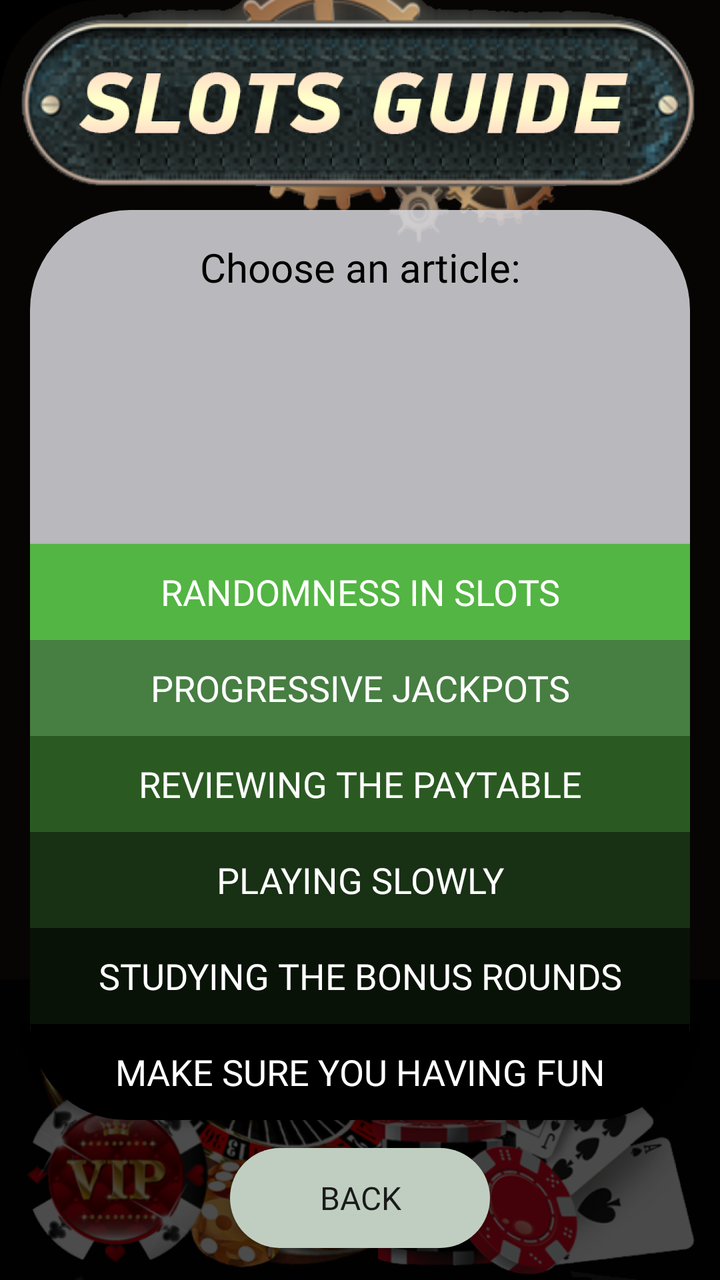
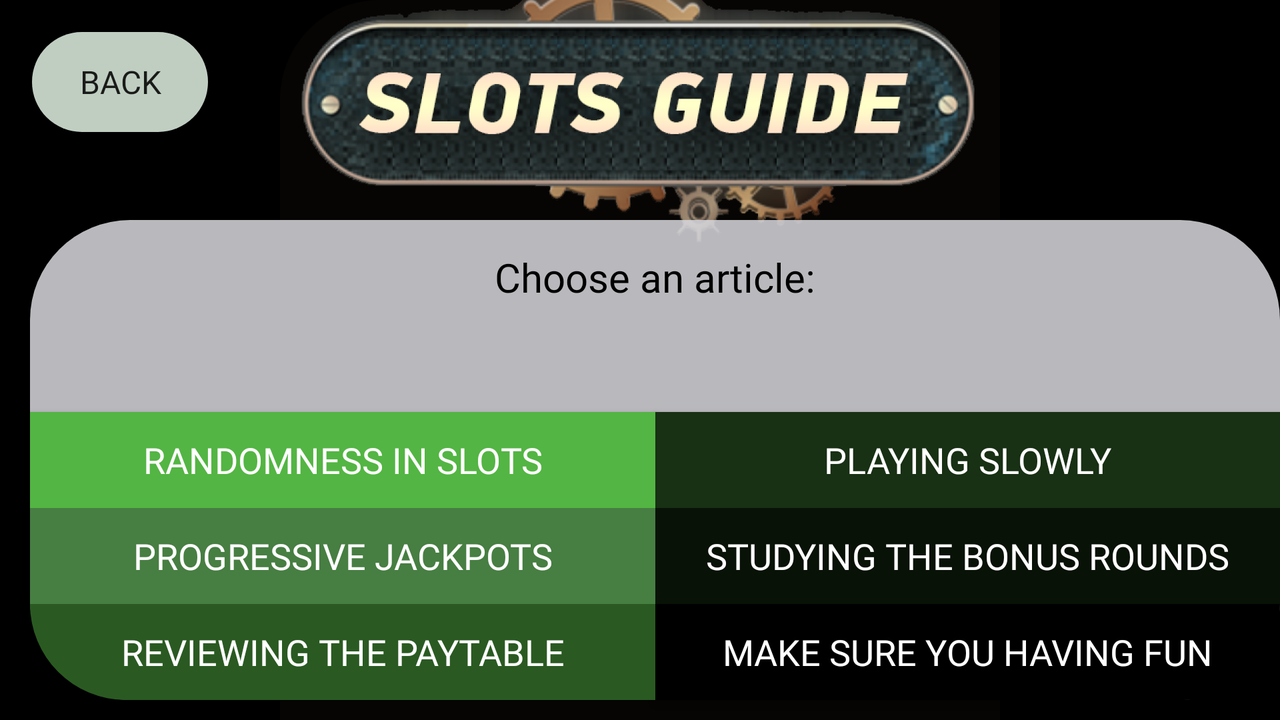

Two renders of one Android screen. The first uses the default layout on a phone; the second uses the alternative layout the repository ships for a different screen configuration, on a matching device. The two XML files are below.
<!-- AndroidManifest.xml: application theme Theme.SlotsGuide -->
<!-- res/layout/activity_main4.xml -->
<?xml version="1.0" encoding="utf-8"?>
<androidx.constraintlayout.widget.ConstraintLayout xmlns:android="http://schemas.android.com/apk/res/android"
    xmlns:app="http://schemas.android.com/apk/res-auto"
    xmlns:tools="http://schemas.android.com/tools"
    android:layout_width="match_parent"
    android:layout_height="match_parent"
    android:background="@color/black"
    tools:context=".MainActivity4">

    <ImageView
        android:id="@+id/imageView4"
        android:layout_width="wrap_content"
        android:layout_height="wrap_content"
        android:scaleType="fitStart"
        app:layout_constraintEnd_toEndOf="parent"
        app:layout_constraintStart_toStartOf="parent"
        app:layout_constraintTop_toTopOf="parent"
        app:srcCompat="@drawable/back2" />

    <ImageView
        android:id="@+id/imageView3"
        android:layout_width="wrap_content"
        android:layout_height="wrap_content"
        android:scaleType="fitEnd"
        app:layout_constraintBottom_toBottomOf="parent"
        app:layout_constraintEnd_toEndOf="parent"
        app:layout_constraintStart_toStartOf="parent"
        app:srcCompat="@drawable/back3" />

    <TextView
        android:id="@+id/textView4"
        android:layout_width="0dp"
        android:layout_height="0dp"
        android:layout_marginStart="15dp"
        android:layout_marginTop="100dp"
        android:layout_marginEnd="15dp"
        android:layout_marginBottom="80dp"
        android:background="@drawable/backgraund_text_main"
        android:fontFamily="@font/optima_b"
        android:gravity="center|top"
        android:paddingTop="15dp"
        android:text="Choose an article:"
        android:textColor="@color/black"
        android:textSize="20dp"
        app:layout_constraintBottom_toBottomOf="@+id/imageView4"
        app:layout_constraintEnd_toEndOf="@+id/imageView3"
        app:layout_constraintStart_toStartOf="@+id/imageView3"
        app:layout_constraintTop_toTopOf="@+id/imageView3" />

    <Button
        android:id="@+id/button4"
        android:layout_width="0dp"
        android:layout_height="wrap_content"
        android:background="@drawable/button_end2"
        android:fontFamily="@font/optima_b"
        android:text="Make sure you having fun"
        android:textColor="@color/white"
        android:textSize="18sp"
        app:layout_constraintBottom_toBottomOf="@+id/textView4"
        app:layout_constraintEnd_toEndOf="@+id/textView4"
        app:layout_constraintStart_toStartOf="@+id/textView4" />

    <Button
        android:id="@+id/button5"
        android:layout_width="0dp"
        android:layout_height="wrap_content"
        android:background="#091207"
        android:fontFamily="@font/optima_b"
        android:text="Studying the bonus rounds"
        android:textColor="@color/white"
        android:textSize="18sp"
        app:layout_constraintBottom_toTopOf="@+id/button4"
        app:layout_constraintEnd_toEndOf="@+id/textView4"
        app:layout_constraintStart_toStartOf="@+id/textView4" />

    <Button
        android:id="@+id/button6"
        android:layout_width="0dp"
        android:layout_height="wrap_content"
        android:background="#477E42"
        android:fontFamily="@font/optima_b"
        android:text="Progressive jackpots"
        android:textColor="@color/white"
        android:textSize="18sp"
        app:layout_constraintBottom_toTopOf="@+id/button7"
        app:layout_constraintEnd_toEndOf="@+id/textView4"
        app:layout_constraintStart_toStartOf="@+id/textView4" />

    <Button
        android:id="@+id/button7"
        android:layout_width="0dp"
        android:layout_height="wrap_content"
        android:background="#2A5A22"
        android:fontFamily="@font/optima_b"
        android:text="Reviewing the paytable"
        android:textColor="@color/white"
        android:textSize="18sp"
        app:layout_constraintBottom_toTopOf="@+id/button8"
        app:layout_constraintEnd_toEndOf="@+id/textView4"
        app:layout_constraintStart_toStartOf="@+id/textView4" />

    <Button
        android:id="@+id/button8"
        android:layout_width="0dp"
        android:layout_height="wrap_content"
        android:background="#183014"
        android:fontFamily="@font/optima_b"
        android:text="Playing slowly"
        android:textColor="@color/white"
        android:textSize="18sp"
        app:layout_constraintBottom_toTopOf="@+id/button5"
        app:layout_constraintEnd_toEndOf="@+id/textView4"
        app:layout_constraintStart_toStartOf="@+id/textView4" />

    <Button
        android:id="@+id/button9"
        android:layout_width="0dp"
        android:layout_height="wrap_content"
        android:background="#53B543"
        android:fontFamily="@font/optima_b"
        android:text="Randomness in slots"
        android:textColor="@color/white"
        android:textSize="18sp"
        app:layout_constraintBottom_toTopOf="@+id/button6"
        app:layout_constraintEnd_toEndOf="@+id/textView4"
        app:layout_constraintStart_toStartOf="@+id/textView4" />

    <Button
        android:id="@+id/button10"
        android:layout_width="0dp"
        android:layout_height="50dp"
        android:layout_marginStart="100dp"
        android:layout_marginEnd="100dp"
        android:layout_marginBottom="16dp"
        android:background="@drawable/button_back"
        android:fontFamily="@font/optima_b"
        android:text="    Back    "
        android:textSize="16dp"
        app:layout_constraintBottom_toBottomOf="parent"
        app:layout_constraintEnd_toEndOf="@+id/button4"
        app:layout_constraintStart_toStartOf="@+id/button4" />

</androidx.constraintlayout.widget.ConstraintLayout>
<!-- resources referenced by this layout -->
<resources>
  <!-- drawable back2: png bitmap (drawable, 290329 bytes) -->
  <!-- drawable back3: png bitmap (drawable, 603256 bytes) -->
  <!-- drawable backgraund_text_main (drawable) -->
  <?xml version="1.0" encoding="utf-8"?>
  <shape xmlns:android="http://schemas.android.com/apk/res/android">
  
      <solid android:color="#D9D9D9DE"/>
      <corners android:radius="50dp"/>
  </shape>
  <!-- drawable button_back (drawable) -->
  <?xml version="1.0" encoding="utf-8"?>
  <shape xmlns:android="http://schemas.android.com/apk/res/android">
  
      <solid android:color="#C0CEC2"/>
      <corners android:radius="50dp"/>
  
  </shape>
  <!-- drawable button_end2 (drawable) -->
  <?xml version="1.0" encoding="utf-8"?>
  <shape xmlns:android="http://schemas.android.com/apk/res/android">
  
      <solid android:color="#000000"/>
      <corners android:bottomLeftRadius="50dp" android:bottomRightRadius="50dp"/>
  </shape>
  <style name="Theme.SlotsGuide" parent="Theme.AppCompat.DayNight.NoActionBar">
          
          <item name="colorPrimary">@color/purple_500</item>
          <item name="colorPrimaryVariant">@color/purple_700</item>
          <item name="colorOnPrimary">@color/white</item>
          
          <item name="colorSecondary">@color/teal_200</item>
          <item name="colorSecondaryVariant">@color/teal_700</item>
          <item name="colorOnSecondary">@color/black</item>
          
          <item name="android:statusBarColor" tools:targetApi="l">?attr/colorPrimaryVariant</item>
          
      </style>
</resources>
<!-- res/layout-land/activity_main4.xml (the repository's variant of the layout above) -->
<!-- drawn on the phone turned sideways -->
<?xml version="1.0" encoding="utf-8"?>
<androidx.constraintlayout.widget.ConstraintLayout xmlns:android="http://schemas.android.com/apk/res/android"
    xmlns:app="http://schemas.android.com/apk/res-auto"
    xmlns:tools="http://schemas.android.com/tools"
    android:layout_width="match_parent"
    android:layout_height="match_parent"
    android:background="@color/black"
    tools:context=".MainActivity4">

    <ImageView
        android:id="@+id/imageView2"
        android:layout_width="0dp"
        android:layout_height="0dp"
        app:layout_constraintBottom_toBottomOf="parent"
        app:layout_constraintEnd_toEndOf="parent"
        app:layout_constraintHorizontal_bias="1.0"
        app:layout_constraintStart_toStartOf="parent"
        app:layout_constraintTop_toTopOf="parent"
        app:layout_constraintVertical_bias="0.0"
        app:srcCompat="@drawable/back_land" />

    <TextView
        android:id="@+id/textView4"
        android:layout_width="0dp"
        android:layout_height="0dp"
        android:layout_marginStart="15dp"
        android:layout_marginTop="110dp"
        android:layout_marginBottom="10dp"
        android:background="@drawable/backgraund_text_main"
        android:fontFamily="@font/optima_b"
        android:gravity="center|top"
        android:paddingTop="15dp"
        android:text="Choose an article:"
        android:textColor="@color/black"
        android:textSize="20dp"
        app:layout_constraintBottom_toBottomOf="@+id/imageView2"
        app:layout_constraintEnd_toEndOf="parent"
        app:layout_constraintStart_toStartOf="parent"
        app:layout_constraintTop_toTopOf="@+id/imageView2" />

    <Button
        android:id="@+id/button4"
        android:layout_width="0dp"
        android:layout_height="wrap_content"
        android:background="@drawable/button_land_info2_2"
        android:fontFamily="@font/optima_b"
        android:text="Make sure you having fun"
        android:textColor="@color/white"
        android:textSize="18sp"
        app:layout_constraintBottom_toBottomOf="@+id/textView4"
        app:layout_constraintEnd_toEndOf="@+id/textView4"
        app:layout_constraintStart_toStartOf="@+id/button5" />

    <Button
        android:id="@+id/button5"
        android:layout_width="0dp"
        android:layout_height="wrap_content"
        android:background="#091207"
        android:fontFamily="@font/optima_b"
        android:text="Studying the bonus rounds"
        android:textColor="@color/white"
        android:textSize="18sp"
        app:layout_constraintBottom_toTopOf="@+id/button4"
        app:layout_constraintEnd_toEndOf="@+id/textView4"
        app:layout_constraintStart_toStartOf="@+id/button8" />

    <Button
        android:id="@+id/button6"
        android:layout_width="0dp"
        android:layout_height="wrap_content"
        android:background="#477E42"
        android:fontFamily="@font/optima_b"
        android:text="Progressive jackpots"
        android:textColor="@color/white"
        android:textSize="18sp"
        app:layout_constraintBottom_toTopOf="@+id/button7"
        app:layout_constraintEnd_toStartOf="@+id/textView6"
        app:layout_constraintStart_toStartOf="@+id/textView4" />

    <Button
        android:id="@+id/button7"
        android:layout_width="0dp"
        android:layout_height="wrap_content"
        android:background="@drawable/button_land_info2_1"
        android:fontFamily="@font/optima_b"
        android:text="Reviewing the paytable"
        android:textColor="@color/white"
        android:textSize="18sp"
        app:layout_constraintBottom_toBottomOf="@+id/textView4"
        app:layout_constraintEnd_toStartOf="@+id/textView6"
        app:layout_constraintStart_toStartOf="@+id/textView4" />

    <Button
        android:id="@+id/button8"
        android:layout_width="0dp"
        android:layout_height="wrap_content"
        android:background="#183014"
        android:fontFamily="@font/optima_b"
        android:text="Playing slowly"
        android:textColor="@color/white"
        android:textSize="18sp"
        app:layout_constraintBottom_toTopOf="@+id/button5"
        app:layout_constraintEnd_toEndOf="@+id/textView4"
        app:layout_constraintStart_toEndOf="@+id/textView6" />

    <Button
        android:id="@+id/button9"
        android:layout_width="0dp"
        android:layout_height="wrap_content"
        android:background="#53B543"
        android:fontFamily="@font/optima_b"
        android:text="Randomness in slots"
        android:textColor="@color/white"
        android:textSize="18sp"
        app:layout_constraintBottom_toTopOf="@+id/button6"
        app:layout_constraintEnd_toStartOf="@+id/textView6"
        app:layout_constraintStart_toStartOf="@+id/textView4" />

    <Button
        android:id="@+id/button10"
        android:layout_width="0dp"
        android:layout_height="50dp"
        android:layout_marginStart="16dp"
        android:layout_marginTop="16dp"
        android:background="@drawable/button_back"
        android:fontFamily="@font/optima_b"
        android:text="    Back    "
        android:textSize="16dp"
        app:layout_constraintStart_toStartOf="@+id/imageView2"
        app:layout_constraintTop_toTopOf="@+id/imageView2" />

    <TextView
        android:id="@+id/textView6"
        android:layout_width="wrap_content"
        android:layout_height="0dp"
        app:layout_constraintBottom_toBottomOf="@+id/textView4"
        app:layout_constraintEnd_toEndOf="parent"
        app:layout_constraintStart_toStartOf="@+id/textView4"
        app:layout_constraintTop_toTopOf="@+id/textView4" />

</androidx.constraintlayout.widget.ConstraintLayout>
<!-- resources referenced by the variant -->
<!-- as the phone turned sideways resolves them -->
<resources>
  <!-- drawable back_land: png bitmap (drawable, 287849 bytes) -->
  <!-- drawable backgraund_text_main (drawable) -->
  <?xml version="1.0" encoding="utf-8"?>
  <shape xmlns:android="http://schemas.android.com/apk/res/android">
  
      <solid android:color="#D9D9D9DE"/>
      <corners android:radius="50dp"/>
  </shape>
  <!-- drawable button_back (drawable) -->
  <?xml version="1.0" encoding="utf-8"?>
  <shape xmlns:android="http://schemas.android.com/apk/res/android">
  
      <solid android:color="#C0CEC2"/>
      <corners android:radius="50dp"/>
  
  </shape>
  <!-- drawable button_land_info2_1 (drawable) -->
  <?xml version="1.0" encoding="utf-8"?>
  <shape xmlns:android="http://schemas.android.com/apk/res/android">
  
      <solid android:color="#2A5A22"/>
      <corners android:bottomLeftRadius="50dp"/>
  </shape>
  <!-- drawable button_land_info2_2 (drawable) -->
  <?xml version="1.0" encoding="utf-8"?>
  <shape xmlns:android="http://schemas.android.com/apk/res/android">
  
      <solid android:color="#000000"/>
      <corners android:bottomRightRadius="50dp"/>
  </shape>
  <style name="Theme.SlotsGuide" parent="Theme.AppCompat.DayNight.NoActionBar">
          
          <item name="colorPrimary">@color/purple_500</item>
          <item name="colorPrimaryVariant">@color/purple_700</item>
          <item name="colorOnPrimary">@color/white</item>
          
          <item name="colorSecondary">@color/teal_200</item>
          <item name="colorSecondaryVariant">@color/teal_700</item>
          <item name="colorOnSecondary">@color/black</item>
          
          <item name="android:statusBarColor" tools:targetApi="l">?attr/colorPrimaryVariant</item>
          
      </style>
</resources>
